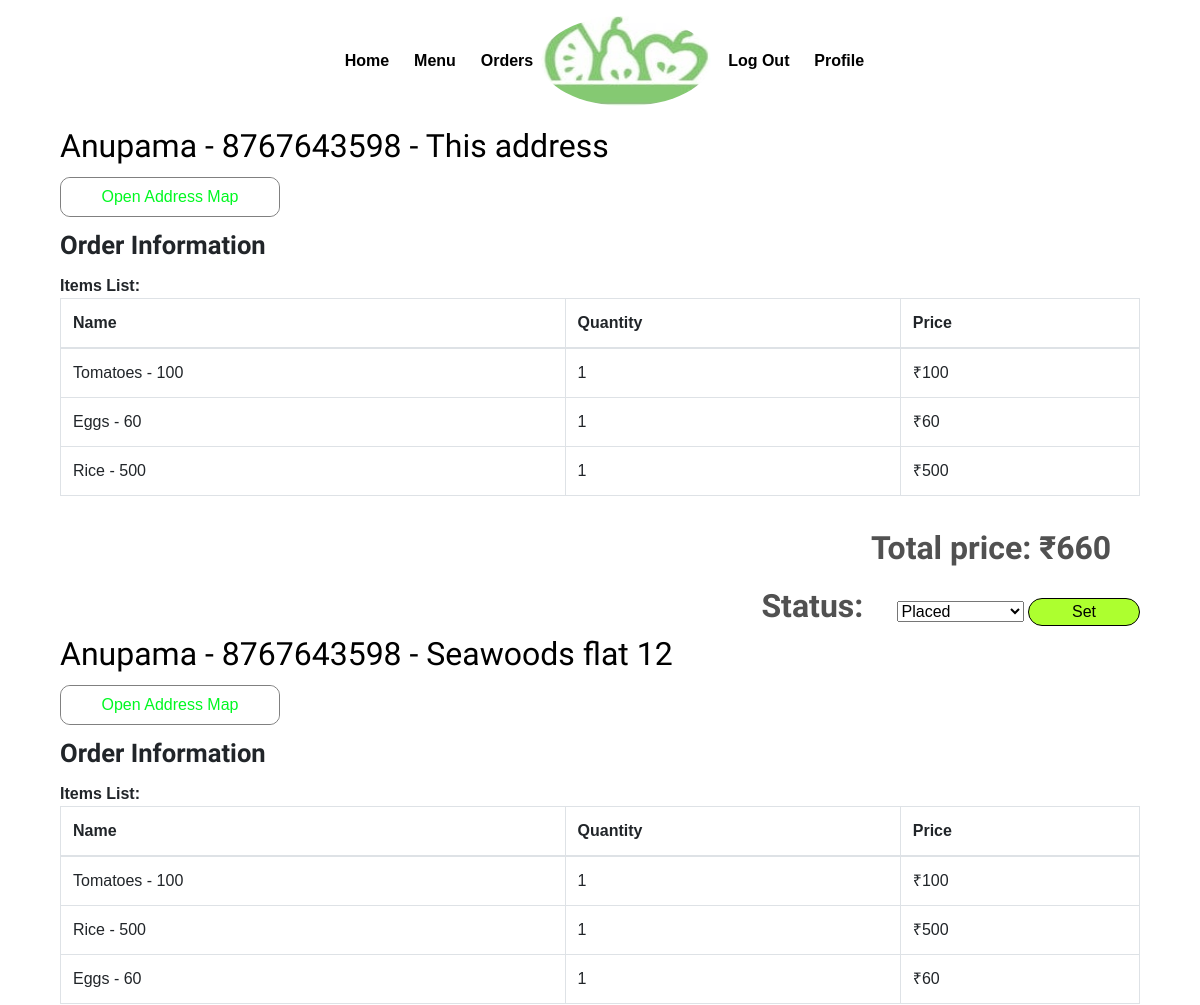
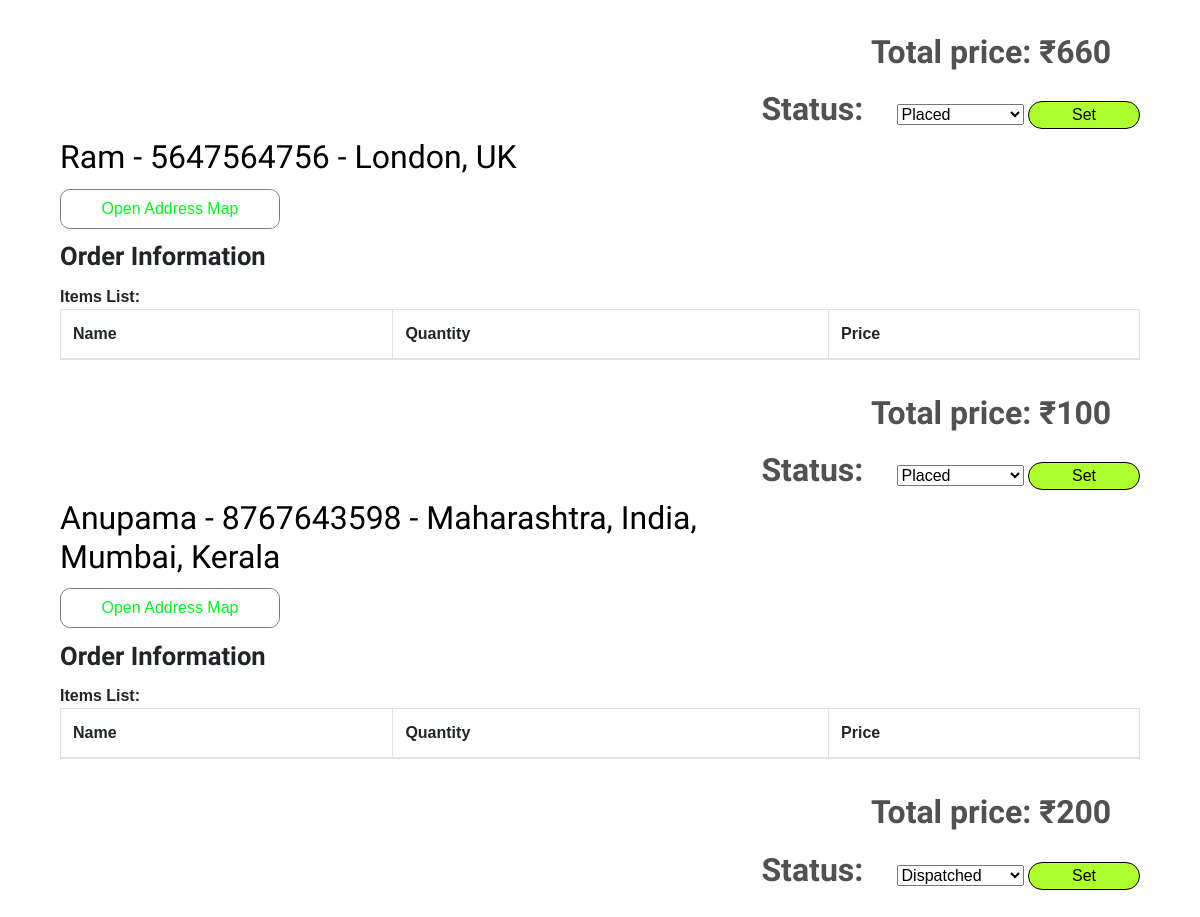
Page /restaurant/orderlist/ (signed in) on the committed database (2 pictures, top to bottom).
### webapp/models.py (models this page shows, shortened)
class Customer(models.Model):
    user = models.OneToOneField(
        settings.AUTH_USER_MODEL, on_delete=models.CASCADE)
    f_name = models.CharField(max_length=20, blank=False)
    l_name = models.CharField(max_length=20, blank=False)
    city = models.CharField(max_length=40, blank=False)
    phone = models.CharField(max_length=10, blank=False)
    address = models.TextField()

class Order(models.Model):
    id = models.AutoField(primary_key=True)
    total_amount = models.IntegerField(default=0)
    timestamp = models.DateTimeField(auto_now_add=True)
    delivery_addr = models.CharField(max_length=50, blank=True)
    orderedBy = models.ForeignKey(User, on_delete=models.CASCADE)
    r_id = models.ForeignKey(Restaurant, on_delete=models.CASCADE)
    ORDER_STATE_WAITING = "Waiting"
    ORDER_STATE_PLACED = "Placed"
    ORDER_STATE_ACKNOWLEDGED = "Acknowledged"
    ORDER_STATE_COMPLETED = "Completed"
    ORDER_STATE_CANCELLED = "Cancelled"
    ORDER_STATE_DISPATCHED = "Dispatched"
    ORDER_STATE_CHOICES = (
        (ORDER_STATE_WAITING, ORDER_STATE_WAITING),
        (ORDER_STATE_PLACED, ORDER_STATE_PLACED),
        (ORDER_STATE_ACKNOWLEDGED, ORDER_STATE_ACKNOWLEDGED),
        (ORDER_STATE_COMPLETED, ORDER_STATE_COMPLETED),
        (ORDER_STATE_CANCELLED, ORDER_STATE_CANCELLED),
        (ORDER_STATE_DISPATCHED, ORDER_STATE_DISPATCHED)
    )
    status = models.CharField(
        max_length=50, choices=ORDER_STATE_CHOICES, default=ORDER_STATE_WAITING)

class Menu(models.Model):
    id = models.AutoField(primary_key=True)
    item_id = models.ForeignKey(Item, on_delete=models.CASCADE)
    r_id = models.ForeignKey(Restaurant, on_delete=models.CASCADE)
    price = models.IntegerField(blank=False)
    quantity = models.IntegerField(blank=False, default=0)
    def __str__(self):
        return self.item_id.fname+' - '+str(self.price)

class Item(models.Model):
    objects = models.Manager()
    id = models.AutoField(primary_key=True)
    fname = models.CharField(max_length=30, blank=False)
    category = models.CharField(max_length=50, blank=False)
    image = models.FileField(blank=True)
    description = models.TextField(max_length=500, default='')

### webapp/views.py (the view, shortened to what this page needs)
# urls.py: path('restaurant/orderlist/', views.orderlist, name='orderlist'),
def orderlist(request):
    orders = Order.objects.filter(
        r_id=request.user.restaurant.id).order_by('-timestamp')
    corders = []
    for order in orders:
        user = User.objects.filter(id=order.orderedBy.id)
        user = user[0]
        corder = []
        if user.is_restaurant:
            corder.append(user.restaurant.rname)
            corder.append(user.restaurant.info)
        else:
            corder.append(user.customer.f_name)
            corder.append(user.customer.phone)
        items_list = orderItem.objects.filter(ord_id=order)
        items = []
        for item in items_list:
            citem = []
            citem.append(item.item_id)
            citem.append(item.quantity)
            menu = Menu.objects.filter(id=item.item_id.id)
            citem.append(menu[0].price*item.quantity)
            menu = 0
            items.append(citem)
        corder.append(items)
        corder.append(order.total_amount)
        corder.append(order.id)
        x = order.status
        if x == Order.ORDER_STATE_WAITING:
            continue
        elif x == Order.ORDER_STATE_PLACED:
            x = 1
        elif x == Order.ORDER_STATE_ACKNOWLEDGED:
            x = 2
        elif x == Order.ORDER_STATE_COMPLETED:
            x = 3
        elif x == Order.ORDER_STATE_DISPATCHED:
            x = 4
        elif x == Order.ORDER_STATE_CANCELLED:
            x = 5
        else:
            continue
        corder.append(x)
        corder.append(order.delivery_addr)
        corders.append(corder)
    context = {
        "orders": corders,
    }
    return render(request, "webapp/order-list.html", context)

### webapp/templates/webapp/order-list.html (shortened to what this page needs)
{% extends 'webapp/base2.html' %}
{% block body %}
{% for order in orders %}
<div class="container">
    <div class="col-md-12 restaurent-title">
        <div class="logo-title" style="border: 0;">
            <h4>{{order.0}} - {{order.1}} - {{order.6}}</h4>
            <a href="http://maps.google.com/?q={{order.6}}" target="_blank" style="text-decoration: none !important;">
                <button class='glow-on-hover' type='submit' style="color: rgb(0, 248, 33); border: 1px solid grey;">
                    Open Address Map
                </button>
            </a>
        </div>
    </div>
    <div class="col-md-12 order-form-grid  wow fadeInLeft">
        <h5>Order Information</h5>
        <span>Items List:</span>
        <div>
            <table class="table table-hover table-bordered">
                <thead>
                    <th>
                        Name
                    </th>
                    <th>
                        Quantity
                    </th>
                    <th>
                        Price
                    </th>
                </thead>
                {% for x in order.2 %}
                <tr>
                    <td>{{x.0}}</td>
                    <td>{{x.1}}</td>
                    <td>&#x20b9;{{x.2}}</td>
                </tr>
                {% endfor %}
            </table>
        </div>
    </div>
    <div class="col-md-12 buy" style="display: inline-block;">
        <form action="" method="POST">{% csrf_token %}
            <span>Total price: &#x20b9;{{order.3}}</span>
            <span style="display: inline;">Status:</span>
            <select name="orderstatus">
                {% if order.5 == 1 %}
                <option value="1" selected>Placed</option>
                {% endif %}
                {% if order.5 == 4 %}
                <option value="4" selected>Dispatched</option>
                {% endif %}
            </select>
            <input style="border: 1px black solid; border-radius: 14px; width: 7rem; background: greenyellow;"
                type="submit" value="Set" name="submit" />
        </form>
    </div>
</div>
{% endfor %}
{% endblock %}

### webapp/static/webapp/css/style.css (style rules this page uses)
body { padding: 0; margin: 0; font-family: "Source Sans Pro", sans-serif; }
body a { transition: 0.5s all; -webkit-transition: 0.5s all; -moz-transition: 0.5s all; -o-transition: 0.5s all; -ms-transition: 0.5s all; }
input[type="button"], input[type="submit"] { transition: 0.5s all; -webkit-transition: 0.5s all; -moz-transition: 0.5s all; -o-transition: 0.5s all; -ms-transition: 0.5s all; }
h1, h2, h3, h4, h5, h6 { margin: 0; }
.order-form-grid h5 { font-size: 1.6em; font-weight: 700; margin-bottom: 0.5em; font-family: "Lobster Two", cursive; }
.order-form-grid span { font-size: 16px; font-weight: 600; }
.restaurent-title h4 { color: #000000; font-size: 2em; font-weight: 500; font-family: "Lobster Two", cursive; margin: 5px 0 12px 0; }
.logo-title { border-bottom: 1px dotted #000000; width: 63%; margin-bottom: 0.8em; }
.buy { text-align: right; margin-top: 0.8em; }
.restaurent-title a { color: #000000; text-decoration: none; }
.buy span { color: #515151; font-size: 2em; font-weight: 600; display: block; margin: 0 0.9em 0.3em 0; font-family: "Lobster Two", cursive; }

### webapp/static/webapp/css/buttonanimation.css (style rules this page uses)
.glow-on-hover { width: 220px; height: 40px; border: none; outline: none; color: black; background: white; cursor: pointer; position: relative; z-index: 0; border-radius: 10px; }
.glow-on-hover:before { content: ""; background: linear-gradient( 45deg, #ff0000, #ff7300, #fffb00, #48ff00, #00ffd5, #002bff, #7a00ff, #ff00c8, #ff0000 ); position: absolute; top: -2px; left: -2px; background-size: 400%; z-index: -1; filter: blur(5px); width: calc(100% + 4px); height: calc(100% + 4px); animation: glowing 20s linear infinite; opacity: 0; transition: opacity 0.3s ease-in-out; border-radius: 10px; }
.glow-on-hover:after { z-index: -1; content: ""; position: absolute; width: 100%; height: 100%; background: rgba(255, 255, 255); left: 0; top: 0; border-radius: 10px; }

### rows in the picture
Customer: f_name "Anupama" "Anupama" "Anupama", phone "8767643598" "8767643598" "8767643598"
Order: delivery_addr "This address"
Menu: item_id+price "Tomatoes - 100", r_id "1", price "100"
Menu: item_id+price "Eggs - 60", r_id "1", price "60"
Menu: item_id+price "Rice - 500", r_id "1", price "500"
Order: delivery_addr "Seawoods flat 12"
Customer: f_name "Ram", phone "5647564756"
Order: delivery_addr "London, UK"
Order: delivery_addr "Maharashtra, India, Mumbai, Kerala"

### other values in the picture
{{ order.3 }} "660" "660" "100" "200"
